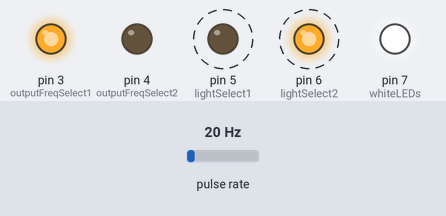
The sketch below on a simulated Arduino Uno, built with avr-gcc and run on an emulated ATmega328P. Shown: output pins drawn as LEDs (lit = HIGH). Wiring (inferred from the names in the program): pulse sensor: data pin 2. Dashed ring = blinking. The test bench sets the inputs (shaded band); at power-on: pulse rate 20 Hz. What the sketch prints to the serial monitor is not drawn.

Above: at 0.6 s.
Timing chart, 0 to 3.0 s (numbered marks = the images above):
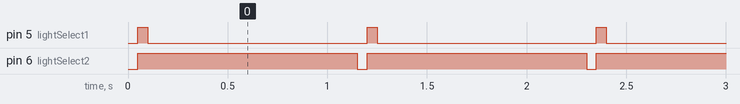

The sketch:

tcs3200-test-serialMonitor.ino
```cpp
// Ethan Taylor Oct 2025 - TCS32000 (SKU SEN0101) output test script
// for colour sensing.

// works with MKR1010

// --- Define pins ---

// This is the pin that outputs the sensor readings.
// The output is a square wave whose frequency varies
// based on the colour and light of recorded light.
int outputFreq = 2; //"OUT" on breakout board

// These pins control the scale of the output frequency of sensor readings.
// Different cominbations of HIGH and LOW voltages will modify the
// output frequency as-per the table in the specifications sheet.
int outputFreqSelect1 = 3; //"S0" on breakout board
int outputFreqSelect2 = 4; //"S1" on breakout board

// These pins control the four photodiodes (red, green, blue and clear light)
// on the sensor. Different combinations of HIGH and LOW voltages
// will select particular a photodiode to output a reading, as-per
// the spec sheet. This is how individual RGB values are obtained.
int lightSelect1 = 5; //"S2" on breakout board
int lightSelect2 = 6; //"S3" on breakout board

// This pin controls the activation of the 4 white onboard LEDs
// on the breakout board
int whiteLEDs = 7;

// --- Initialise variables to store colour readings later ---
int red, green, blue;

void setup() {
  // --- Establish serial commication to monitor readings ---
  Serial.begin(9600);

  // --- Tell Arduino to send data to the control pins ---
  pinMode(outputFreqSelect1, OUTPUT);
  pinMode(outputFreqSelect2, OUTPUT);
  pinMode(lightSelect1, OUTPUT);
  pinMode(lightSelect2, OUTPUT);
  pinMode(whiteLEDs, OUTPUT);

  // --- Tell Arduino to recieve data from the sensor's
  // output frequency pin ---
  pinMode(outputFreq, INPUT);

  // --- Activate the white LEDs and leave them on ---
  digitalWrite(whiteLEDs, HIGH);

    // --- Set the scale of the output frequency from sensor ---
  digitalWrite(outputFreqSelect1, HIGH);
  digitalWrite(outputFreqSelect2, LOW);
  // ^ Frequency scaling configuration:
  // (1) LOW + (2) LOW = power down
  // (1) LOW + (2) HIGH = 2% scaling
  // (1) HIGH + (2) LOW = 20% scaling
  // (1) HIGH + (2) HIGH = 100% scaling
  // Higher scaling = higher frequency = higher range of values.
}

void loop() {
  // --- Configure photodiodes to read RED light ---
  digitalWrite(lightSelect1, LOW);
  digitalWrite(lightSelect2, LOW);

  // --- write reading for red light to "red" variable ---
  red = pulseIn(outputFreq, LOW);

  // --- Configure photodiodes to read GREEN light ---
  digitalWrite(lightSelect1, HIGH);
  digitalWrite(lightSelect2, HIGH);

  // --- write reading for green light to "green" variable ---
  green = pulseIn(outputFreq, LOW);

  // --- Configure photodiodes to read BLUE light ---
  digitalWrite(lightSelect1, LOW);
  digitalWrite(lightSelect2, HIGH);

  // --- write reading for blue light to "blue" variable ---
  blue = pulseIn(outputFreq, LOW);

  // --- Display readings on serial monitor ---
  Serial.print("Red : ");
  Serial.print(red);
  Serial.print(", Green : ");
  Serial.print(green);
  Serial.print(", Blue : ");
  Serial.print(blue);
  Serial.println();

  delay (1000); //pause for 1 second between readings
}
```

Measured:
- by itself, pin 5 (lightSelect1): alternates HIGH for 0.05 s and LOW for 1.1 s
- by itself, pin 6 (lightSelect2): alternates HIGH for 1.1 s and LOW for 0.05 s
- by itself, everything shown: repeats every 1.1 s, in 3 steps
